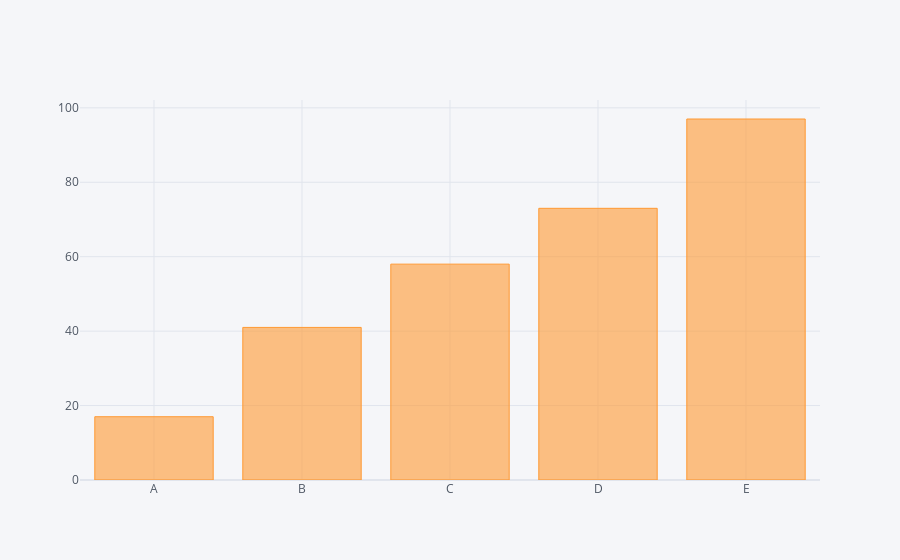

The code cell stored with this chart in its notebook:
### Code cell
df2.iplot(kind='bar', y='Data')

### Figure 1 — Plotly figure (JSON) as saved in the notebook; plotly's stock layout.template omitted (floating-point values rounded to 4 significant figures)
{"data": [{"marker": {"color": "rgba(255, 153, 51, 0.6)", "line": {"color": "rgba(255, 153, 51, 1.0)", "width": 1}}, "name": "Data", "orientation": "v", "text": "", "type": "bar", "x": ["A", "B", "C", "D", "E"], "y": [17, 41, 58, 73, 97]}], "layout": {"legend": {"bgcolor": "#F5F6F9", "font": {"color": "#4D5663"}}, "paper_bgcolor": "#F5F6F9", "plot_bgcolor": "#F5F6F9", "title": {"font": {"color": "#4D5663"}}, "xaxis": {"gridcolor": "#E1E5ED", "showgrid": true, "tickfont": {"color": "#4D5663"}, "title": {"font": {"color": "#4D5663"}, "text": ""}, "zerolinecolor": "#E1E5ED"}, "yaxis": {"gridcolor": "#E1E5ED", "showgrid": true, "tickfont": {"color": "#4D5663"}, "title": {"font": {"color": "#4D5663"}, "text": ""}, "zerolinecolor": "#E1E5ED"}}}
